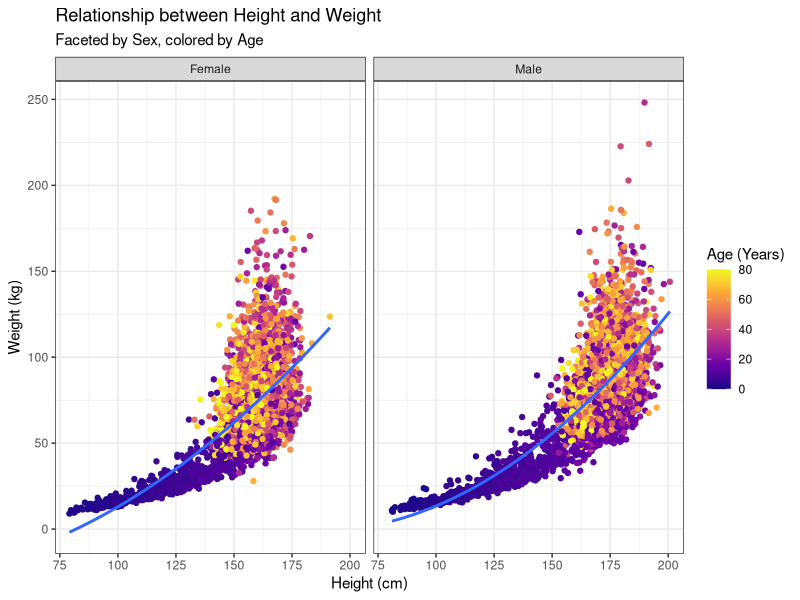

The R script that drew this image:
## ---- chunk 1
library(tidyverse)
library(lubridate)
library(patchwork)
## ---- chunk 2

body_df <- read_csv("height_weight.csv")
# Your R code here
ggplot(body_df, aes(x = height, y = weight, color = age)) +
  geom_point() +
  geom_smooth(method = "lm", formula = y ~ poly(x, 2), se = FALSE) +
  facet_wrap(~sex) +
  scale_color_viridis_c(option = "plasma") +
  labs(
    title = "Relationship between Height and Weight",
    subtitle = "Faceted by Sex, colored by Age",
    x = "Height (cm)",
    y = "Weight (kg)",
    color = "Age (Years)"
  ) +
  theme_bw()
## ---- chunk 3
failure_times <- c(4381, 3953, 2603, 2320, 1161, 3286, 6914, 4007, 3168,
                   2376, 7498, 3923, 9460, 4525, 2168, 1288, 5085, 2217,
                   6922, 218, 1309, 1875, 1023, 1697, 1038, 3699, 6142,
                   4732, 3330, 4159, 2537, 3814, 2157, 7683, 5539, 4839,
                   6052, 2420, 5556, 309, 1295, 3266, 6679, 1711, 5931)
## ---- chunk 4
# Your R code here
## ---- chunk 5
# Your R code here
## ---- chunk 6
birth_data <- read_csv("birth_data-1.csv", show_col_types = FALSE)
head(birth_data)
## ---- chunk 7
## Your code here
## ---- chunk 8
# Your code here
## ---- chunk 9
## Your code here
## ---- chunk 10
## Your code here
